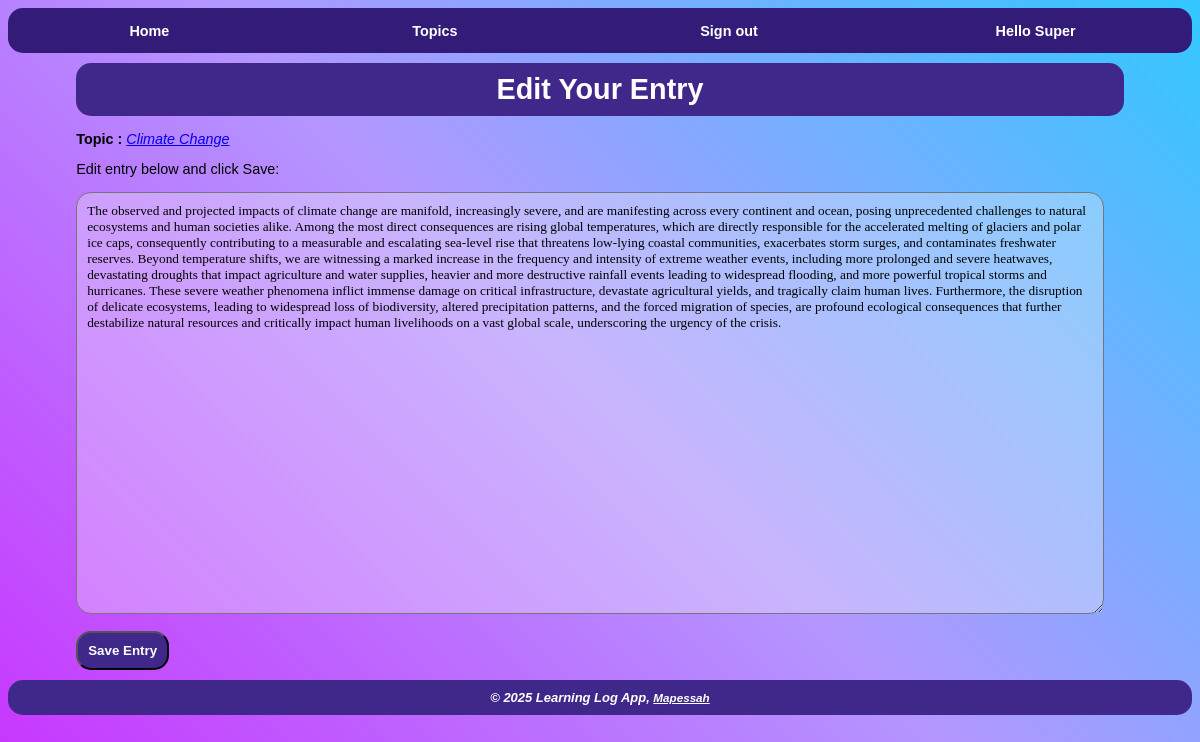
Screenshot of /edit_entry/35/ (signed in) with the database file from the repository.
### learning_log/models.py (models this page shows, shortened)
class Topic(models.Model):
    text = models.CharField(max_length=200)
    owner = models.ForeignKey(User, on_delete=models.CASCADE)
    date_added = models.DateTimeField(auto_now_add=True)

class Entry(models.Model):
    topic = models.ForeignKey(Topic, on_delete=models.CASCADE)
    text = models.TextField()
    date_added = models.DateTimeField(auto_now_add=True)
    class Meta:
        verbose_name_plural = 'entries'

### learning_log/views.py (the view)
# urls.py: path('edit_entry/<int:entry_id>/', views.edit_entry, name='edit_entry'),
@login_required
def edit_entry(request, entry_id):
    entry = Entry.objects.get(id=entry_id)
    topic = entry.topic
    if request.user != topic.owner:
        raise Http404
    if request.method != 'POST':
        form = EntryForm(instance=entry)
    else:
        form = EntryForm(instance=entry, data=request.POST)
        if form.is_valid():
            form.save()
            return redirect('learning_log:topic', topic_id=topic.id)
    context = {'form': form, 'entry': entry, 'topic': topic}
    return render(request, 'learning_log/edit_entry.html', context)

### learning_log/forms.py
class EntryForm(forms.ModelForm):
    class Meta:
        model = Entry
        fields = ['text']
        labels = {'text': ''}

### learning_log/templates/learning_log/edit_entry.html (shortened to what this page needs)
{% extends 'learning_log/base.html' %}
{% block content %}
    <div id="edit-entry-form-page">
        <h1>Edit Your Entry</h1>
        <p>
            <b>Topic :</b>
            <a href="{% url 'learning_log:topic' topic.id %}"> <i>{{ topic.text }}</i></a>
        </p>
        Edit entry below and click Save:
        <form action="{% url 'learning_log:edit_entry' entry.id %}" method="post">
            {{ form.as_p }}
            <button name="submit" id="edit-entry-form-button">Save Entry</button>
        </form>
    </div>
{% endblock content %}

### learning_log/templates/learning_log/base.html (shortened to what this page needs)
{% load static %}
<!DOCTYPE html>
<html>
    <head>
        <link rel="stylesheet" href="{% static 'learning_log/css/base_styles.css' %}">
    </head>
    <body>
        <div id="body-content">
            <div id="navigation-bar">
                <p>
                    <div id="navigation-item">
                        <a href="{% url 'learning_log:index' %}">Home</a>
                    </div>
                    <div id="navigation-item">
                        <a href="{% url 'learning_log:topics' %}">Topics</a>
                    </div>
                {% if user.is_authenticated %}
                    <div id="navigation-item">
                        <form action="{% url 'accounts:logout' %}" method="post">
                            <button name="submit" id="logout-button">Sign out</button>
                        </form>
                    </div>
                    <div id="navigation-item">Hello <span id="username">{{ user.username }}</span></div>
                {% else %}
                    <div id="navigation-item"><a href="{% url 'accounts:login' %}">Login</a></div>
                    <div id="navigation-item"><a href="{% url 'accounts:register' %}">Register</a></div>
                {% endif %}
                </p>
            </div>
            <div id="block-content">
            {% block content %}
            {% endblock content %}
            </div>
            <div id="footer">
                &copy; 2025 Learning Log App,
                <a href="https://github.com/mapessah/">Mapessah</a>
            </div>
        </div>
    </body>
</html>

### learning_log/static/learning_log/css/base_styles.css (style rules this page uses)
body { background: linear-gradient(45deg, rgb(200,50, 255), rgb(180, 150, 255), rgb(50, 200, 255)); background-attachment: fixed; font-family: 'Franklin Gothic Medium', 'Arial Narrow', Arial, sans-serif; font-size: .9em; }
#block-content { padding: 10px; min-height: 75vh; display: flex; }
#edit-entry-form-page,#new-entry-form-page { margin: auto; width: 90%; }
#edit-entry-form-page form, #new-entry-form-page form { width: 97%; }
#navigation-bar { display: flex; background: rgb(50, 28, 119); height: 1.2cm; border-radius: 15px; }
#navigation-item { margin: auto; }
#navigation-item a, #navigation-bar a, #navigation-item, #logout-button { color: white; font-weight: bold; text-decoration: none; padding: 5px; background: none; border: none; font-size: 1em; }
#footer { background: rgb(63, 40, 138); padding: 10px; text-align: center; border-radius: 15px; }
#footer a, #footer { color: white; font-weight: bold; font-size: .9em; font-style: italic; }
h1, h2, h3 { background-color: rgb(63, 40, 138); color: white; text-align: center; padding: 10px; margin-top: 0; margin-bottom: 0; border-radius: 15px; }
#username { text-transform: capitalize; }
#new-topic-button, #edit-entry-form-button ,#new-entry-form-button, #new-entry-button, #edit-entry-button, #login-form-button, #registration-form-button { background-color: rgb(63, 40, 138); color: white; text-align: center; padding: 10px; text-decoration: none; font-weight: bold; border-radius: 15px; }
form { display:table; }
form textarea { background-color: rgba(250, 250, 250, .3); font-family: fantasy; padding: 10px; height: 50vh; border-radius: 15px; resize: vertical; width: 99%; }

### rows the page displays
Topic: text "Climate Change"
Entry: text "The observed and projected impacts of climate change are manifold, increasingly severe, and are manifesting across every continent and ocean, posing unprecedented challenges to natural ecosystems and human societies alike. Among the most direct consequences are rising global temperatures, which are directly responsible for the accelerated melting of glaciers and polar ice caps, consequently contributing to a measurable and escalating sea-level rise that threatens low-lying coastal communities, exacerbates storm surges, and contaminates freshwater reserves. Beyond temperature shifts, we are witnessing a marked increase in the frequency and intensity of extreme weather events, including more…"

### other values shown
{{ user.username }} "Super"
